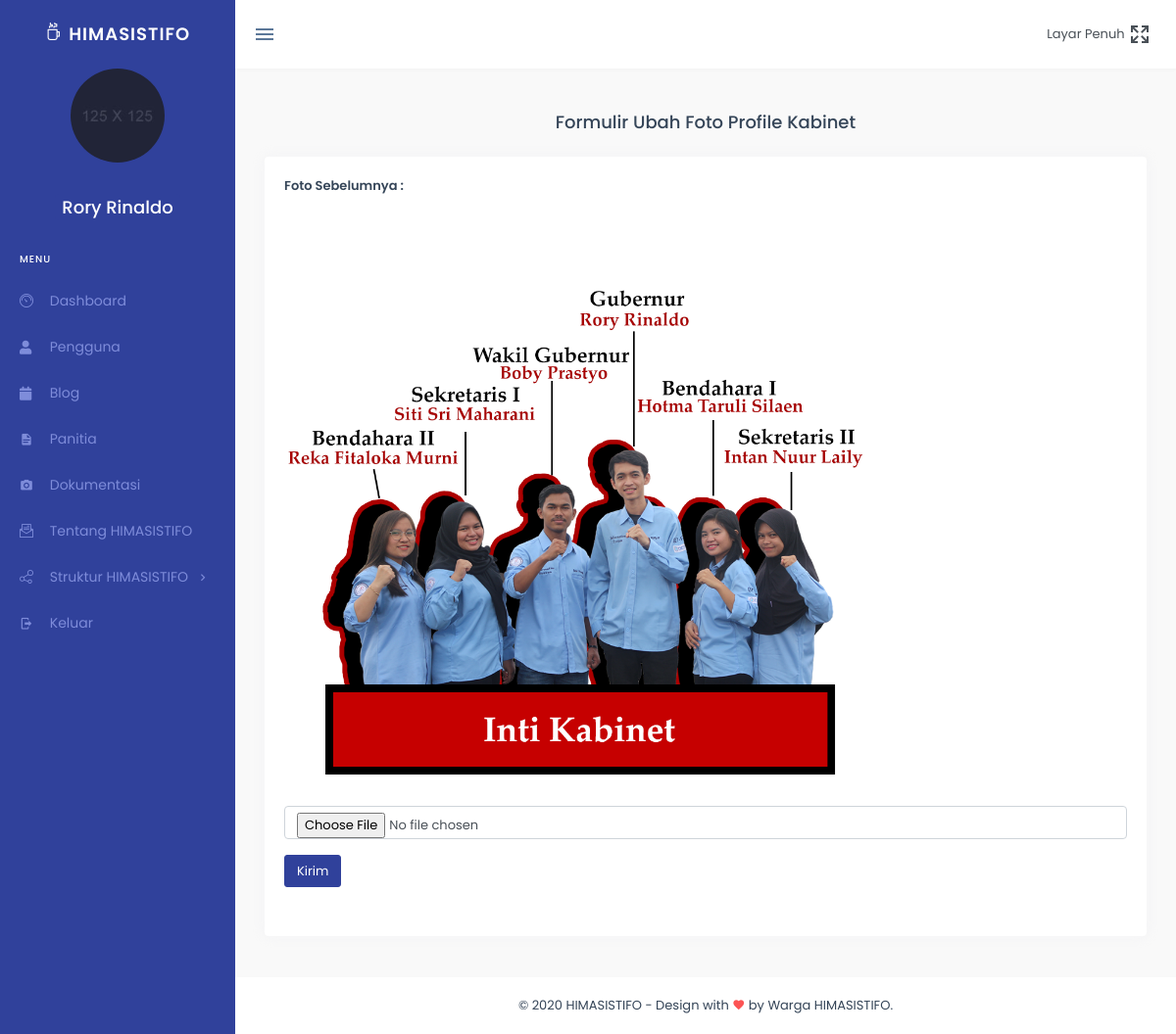
Page /index.php/ProfileKabinet/formubah/1 on the committed database.
### tables this page shows
CREATE TABLE `user` (
  `id` int(11) NOT NULL,
  `nama` varchar(255) NOT NULL,
  `username` varchar(250) NOT NULL,
  `password` varchar(250) NOT NULL,
  `level` int(60) NOT NULL
);

CREATE TABLE `kabinet` (
  `id` int(6) NOT NULL,
  `nama_foto` varchar(250) NOT NULL
);

### application/controllers/ProfileKabinet.php (called while the page is built, shortened)
<?php
class ProfileKabinet extends CI_Controller {
    public function __construct(){
        $this->load->model('PK_Model');
    }
    public function formubah($id){
        $profilekabinet=$this->PK_Model->select_by_id($id);
        $data=array('profilekabinet'=>$profilekabinet);
        $this->load->view('otherPages/form/ubahkb',$data);
    }
}

### index.php (called while the page is built, shortened)
<?php
require_once BASEPATH.'core/CodeIgniter.php';

### application/models/PK_Model.php (called while the page is built, shortened)
<?php
class PK_Model extends CI_Model{
    public function select_by_id($id){
        $this->db->where('id',$id);
        $result = $this->db->get('kabinet');
        return $result->row();
    }
}

### application/views/otherPages/form/ubahkb.php (the view, shortened to what this page needs)
<!DOCTYPE html>
<html lang="en">
<head>
    <?php
    $this->load->view('etcdashboard/css');
    ?>
</head>
<body>
<div class="wrapper">
        <?php
        $this->load->view('etcdashboard/header');
        ?>
        <div class="content-page">
                <div class="content">
                    <div class="container-fluid">
                        <div class="page-title-box">
                            <div class="row align-items-center">
                                <div class="col-sm-12">
                                    <h4 class="page-title text-center">Formulir Ubah Foto Profile Kabinet</h4>
                                </div>
                            </div>
                        </div>
                        <div class="row">
                            <div class="col-12">
                                <div class="card m-b-30">
                                    <div class="card-body">
                                        <div class="m-b-30">
                                        <?php echo form_open_multipart('ProfileKabinet/ubahfoto');?>
                                        <div class="form-group">
                                        <label>Foto Sebelumnya : </label><br>
                                        <img src="<?php echo base_url('upload/profilekabinet/'); echo $profilekabinet->nama_foto?>" widht="800" height="600">
                                        </div>
                                        <div class="form-group">
                                            <input class="form-control" type="file" name="nama_foto">
                                        </div>
                                        <button type="submit" class="btn btn-primary waves-effect waves-light">Kirim</button>
                                        <?php echo form_close(); ?>
                                        </div>
                                    </div>
                                </div>
                            </div>
                        </div>
                    </div>
                </div>
        </div>
    </div>
</body>
</html>

### application/views/etcdashboard/menu.php (shortened to what this page needs)
<BR>
<div class="left side-menu">
    <div class="slimscroll-menu" id="remove-scroll">
        <img class="d-flex rounded-circle mx-auto" src="<?php echo base_url('assetsvt/images/users/user-6.jpg')?>" height="96">
        <br>
        <h4 class="text-center"><span class="badge badge-primary">
        <?php
        $query = $this->db->get('user');
        foreach ($query->result_array() as $row =>$key){
            echo $key['nama'];}
        ?></h4>
        <div id="sidebar-menu">
            <ul class="metismenu" id="side-menu">
                <li class="menu-title">Menu</li>
                <li>
                    <a href="<?php echo site_url('Dashboard')?>" class="waves-effect">
                        <i class="icon-accelerator"></i> <span> Dashboard </span>
                    </a>
                </li>
                <li>
                    <a href="<?php echo site_url('Dashboard/userlist')?>" class="waves-effect">
                        <i class="fa fa-user"></i> <span> Pengguna </span>
                    </a>
                </li>
                <li>
                    <a href="<?php echo site_url('Dashboard/blog')?>" class="waves-effect">
                        <i class="fa fa-calendar"></i> <span> Blog </span>
                    </a>
                </li>
                <li>
                    <a href="<?php echo site_url('Dashboard/panitia')?>" class="waves-effect">
                        <i class="mdi mdi-file-document"></i> <span> Panitia </span>
                    </a>
                </li>
                <li>
                    <a href="<?php echo site_url('Dokumentasi/index')?>" class="waves-effect">
                        <i class="mdi mdi-camera"></i> <span> Dokumentasi </span>
                    </a>
                </li>
                <li>
                <a href="<?php echo site_url('Dashboard/tentanghima')?>" class="waves-effect">
                        <i class="icon-mail-open"></i> <span> Tentang HIMASISTIFO </span>
                    </a>
                </li>
                <li>
                    <a href="javascript:void(0);" class="waves-effect"><i class="icon-share"></i><span> Struktur HIMASISTIFO <span class="float-right menu-arrow"><i class="mdi mdi-chevron-right"></i></span> </span></a>
                </li>
                <li>
                    <a href="<?php echo site_url('Dashboard/logout')?>" class="waves-effect" id="sa-logout">
                        <i class="mdi mdi-logout" ></i> <span> Keluar </span>
                    </a>
                </li>
            </ul>
        </div>
    </div>
</div>

### assetsvt/css/style.css (style rules this page uses)
body { background-repeat: repeat; background: #f9f9f9; font-family: "Poppins", sans-serif; color: #354558; font-size: 13px; }
html { overflow-x: hidden; position: relative; min-height: 100%; }
h1, h2, h3, h4, h5, h6 { margin: 10px 0; font-family: "Poppins", sans-serif; }
* { outline: none !important; }
a { color: #616f80; }
.badge { font-weight: 500; }
.badge-primary { background-color: #30419b; }
.m-b-30 { margin-bottom: 30px; }
.waves-effect { position: relative; cursor: pointer; display: inline-block; overflow: hidden; -webkit-user-select: none; -moz-user-select: none; -ms-user-select: none; user-select: none; -webkit-tap-highlight-color: transparent; vertical-align: middle; }
.metismenu { padding: 0; }
.side-menu { width: 240px; z-index: 10; background: #30419b; bottom: 0; margin-top: 0; padding-bottom: 30px; position: fixed; top: 70px; }
#sidebar-menu { padding-top: 10px; }
#sidebar-menu > ul > li > a { color: #7e8cda; display: block; padding: 13px 20px; font-size: 14px; position: relative; -webkit-transition: all 0.5s; transition: all 0.5s; font-family: "Poppins", sans-serif; }
#sidebar-menu > ul > li > a > span { margin-left: 7px; }
#sidebar-menu > ul > li > a i { line-height: 1; width: 20px; display: inline-block; vertical-align: middle; }
#sidebar-menu .menu-title { padding: 12px 20px !important; letter-spacing: 1px; font-size: 10px; font-weight: 500; text-transform: uppercase; color: #ffffff; }
.content-page { margin-left: 240px; overflow: hidden; }
.content-page .content { padding: 0 15px 10px 15px; margin-top: 70px; margin-bottom: 60px; }
.page-title-box { padding: 20px 0px; }
.page-title-box .page-title { font-size: 18px; margin: 0; line-height: 30px; }
.btn { border-radius: 3px; font-size: 13px; }
.btn-primary, .btn-success, .btn-info, .btn-warning, .btn-danger, .btn-dark, .btn-pink, .btn-purple, .btn-indigo, .btn-teal, .btn-lime, .btn-orange, .btn-brown, .btn-blue-grey { color: #ffffff; }
.btn-primary { background-color: #30419b; border: 1px solid #30419b; }
.card { border: none; -webkit-box-shadow: 0px 0px 13px 0px rgba(236, 236, 241, 0.44); box-shadow: 0px 0px 13px 0px rgba(236, 236, 241, 0.44); margin-bottom: 30px; }
label { font-weight: 600; }
.form-control { font-size: 13px; }

### rows in the picture
user: nama "Rory Rinaldo"
kabinet: nama_foto (picture)
